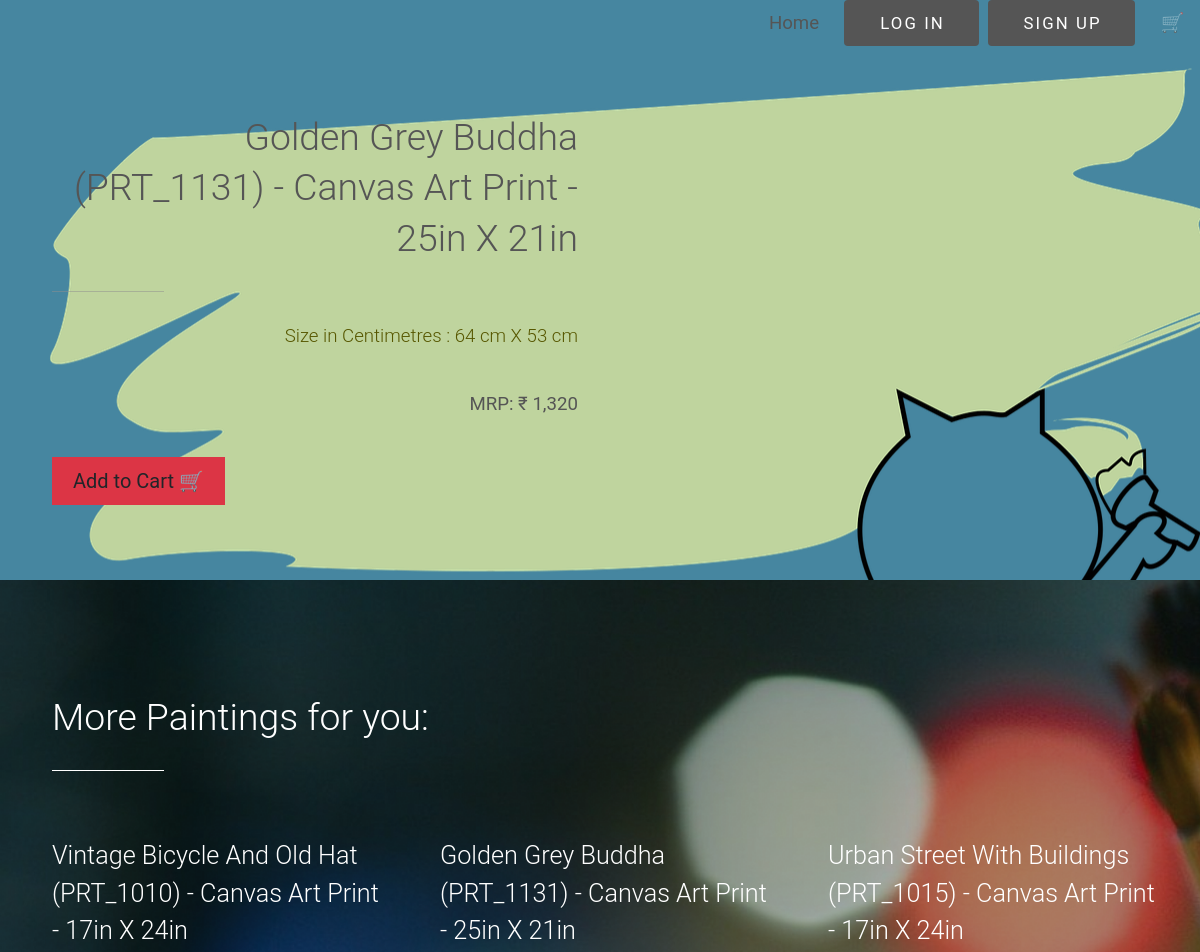
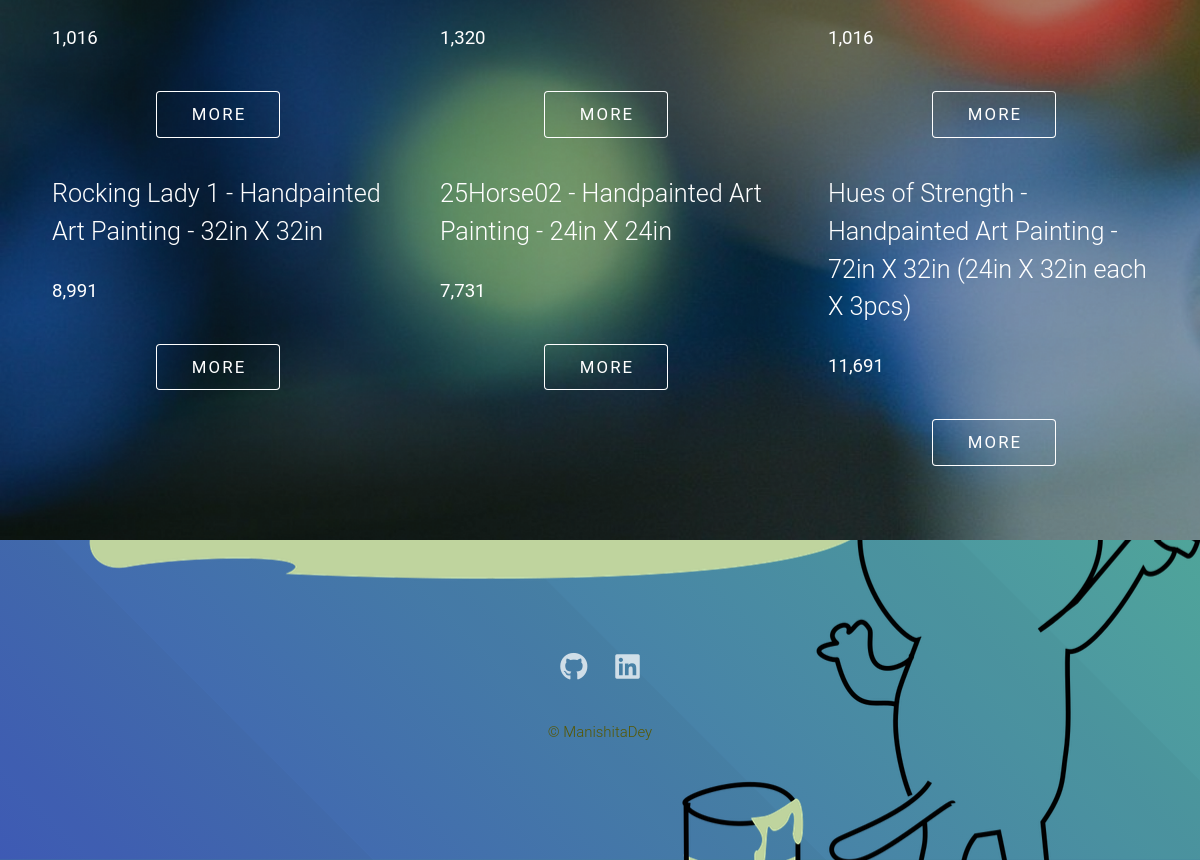
/show_product/2, run on the app's committed database (2 pictures, top to bottom).
### main.py (models this page shows)
class Product(db.Model):
    __tablename__ = 'product'
    id = db.Column(db.Integer, primary_key = True)
    name = db.Column(db.String(500), nullable = False)
    size = db.Column(db.String(250), nullable = True)
    price = db.Column(db.String(250), nullable = False)
    image = db.Column(db.String(1000), nullable = False)

### main.py (the view)
@app.route('/show_product/<int:prod_id>')
def show(prod_id):
    flag = False
    all_products = db.session.query(Product).all()
    prod = db.session.query(Product).get(prod_id)
    if current_user.is_authenticated:
        all_cart_items = Cart.query.filter_by(user_id=current_user.id).all()
    else:
        all_cart_items = []
    for item in all_cart_items:
        if item.name == prod.name:
            flag = True
            break
        else:
            flag = False
    return render_template('show_product.html', product = prod, products = all_products, btn_flag = flag)

### templates/show_product.html (shortened to what this page needs)
<!DOCTYPE HTML>
<html>
	<head>
		<link href="https://cdn.jsdelivr.net/npm/bootstrap@5.0.2/dist/css/bootstrap.min.css" rel="stylesheet">
		<link rel="stylesheet" href="../static/assets/css/main.css" />
	</head>
	<body class="is-preload">
<div style="background-color:#b5c491;">
					<ul class="nav fixed-top nav-pills justify-content-end">
						  <li class="nav-item">
    <a class="nav-link " href="{{url_for('home')}}">
		<strong>
			{% if current_user.is_authenticated %}
			{{current_user.name}}
			{% else %}
			Home
			{% endif %}
		</strong></a>
  </li>
						{% if not current_user.is_authenticated %}
  <li class="nav-item">
	  <a href="{{url_for('login')}}" class="button primary">Log in</a></li>
						<li class = "nav-item"><a href="{{url_for('register')}}" class="button primary">Sign Up</a></li>
						{% else %}
						<li class = "nav-item"><a href="{{url_for('logout')}}" class="button primary">Log Out</a></li>
						{% endif %}
						<li class="nav-item">
    <a class="nav-link " href="{{url_for('cart')}}"><strong>🛒</strong></a>
  </li>
</ul>
</div>
				<section id = 'one' class = 'main style1'>
				<div class="container">
					<div class="row gtr-150">
						<div class="col-6 col-12-medium">
							<header class="major">
								<h2 style= "text-align:right;">{{product.name}}</h2>
							</header>
							<p style= "text-align:right; color:#575700;">{{product.size}}</p>
							<p style= "text-align:right;"> <strong>MRP: ₹{{product.price}}</strong></p>
							{% if btn_flag == False %}
							<a class = "btn btn-lg bg-danger" href="{{url_for('add_to_cart', prod_id  = product.id)}}"   role="button">Add to Cart 🛒</a>
							{% else %}
							<a class = "btn btn-lg bg-danger" href="{{url_for('delete_from_cart', prod_id  = product.id)}}"   role="button">Remove from Cart 🛒</a>
							{% endif %}
						</div>
						<div class="col-6 col-12-medium imp-medium">
						</div>
					</div>
				</div>
			</section>
			<section id="two" class="main style2">
				<div class="container">
					<header class="major">
						<h2>More Paintings for you:</h2>
					</header>
					<div class="row gtr-150">
						{% for product in products %}
						<div class="col-4 col-12-medium">
							<a href="{{url_for('show',prod_id = product.id)}}"><h3>{{product.name}}</h3></a>
							<p><strong>{{product.price}}</strong></p>
							<ul class="actions special">
								<li><a href="{{url_for('show',prod_id = product.id)}}" class="button">More</a></li>
							</ul>
						</div>
						{% endfor %}
					</div>
				</div>
			</section>
			<section id="footer">
				<ul class="icons">
					<li><a href="https://github.com/manishita-dey" class="icon brands alt fa-github"><span class="label">GitHub</span></a></li>
					<li><a href="https://www.linkedin.com/in/manishita-dey-9a9115135/" class="icon brands alt fa-linkedin"><span class="label">LinkedIn</span></a></li>
				</ul>
				<ul class="copyright">
					<li style="color:#575700">&copy; ManishitaDey</li>				</ul>
			</section>
	</body>
</html>

### data on the page
Product: name "Golden Grey Buddha (PRT_1131) - Canvas Art Print - 25in X 21in", size "Size in Centimetres : 64 cm X 53 cm", price "1,320"
Product: name "Vintage Bicycle And Old Hat (PRT_1010) - Canvas Art Print - 17in X 24in", price "1,016"
Product: name "Urban Street With Buildings (PRT_1015) - Canvas Art Print - 17in X 24in", price "1,016"
Product: name "Rocking Lady 1 - Handpainted Art Painting - 32in X 32in", price "8,991"
Product: name "25Horse02 - Handpainted Art Painting - 24in X 24in", price "7,731"
Product: name "Hues of Strength - Handpainted Art Painting - 72in X 32in (24in X 32in each X 3pcs)", price "11,691"
